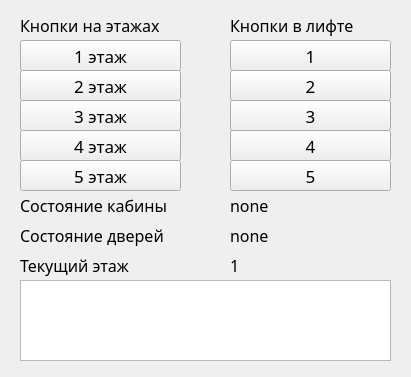
<?xml version="1.0" encoding="UTF-8"?>
<ui version="4.0">
 <class>MainWindow</class>
 <widget class="QMainWindow" name="MainWindow">
  <property name="geometry">
   <rect>
    <x>0</x>
    <y>0</y>
    <width>411</width>
    <height>377</height>
   </rect>
  </property>
  <property name="focusPolicy">
   <enum>Qt::NoFocus</enum>
  </property>
  <property name="contextMenuPolicy">
   <enum>Qt::NoContextMenu</enum>
  </property>
  <property name="windowTitle">
   <string>MainWindow</string>
  </property>
  <property name="tabShape">
   <enum>QTabWidget::Rounded</enum>
  </property>
  <widget class="QWidget" name="centralWidget">
   <property name="font">
    <font>
     <stylestrategy>PreferDefault</stylestrategy>
    </font>
   </property>
   <widget class="QPushButton" name="button_cabin_1">
    <property name="geometry">
     <rect>
      <x>20</x>
      <y>40</y>
      <width>161</width>
      <height>31</height>
     </rect>
    </property>
    <property name="font">
     <font>
      <family>asinastra</family>
      <pointsize>13</pointsize>
      <stylestrategy>PreferDefault</stylestrategy>
     </font>
    </property>
    <property name="text">
     <string>1 этаж</string>
    </property>
   </widget>
   <widget class="QPushButton" name="button_cabin_2">
    <property name="geometry">
     <rect>
      <x>20</x>
      <y>70</y>
      <width>161</width>
      <height>31</height>
     </rect>
    </property>
    <property name="font">
     <font>
      <family>asinastra</family>
      <pointsize>13</pointsize>
      <stylestrategy>PreferDefault</stylestrategy>
     </font>
    </property>
    <property name="text">
     <string>2 этаж</string>
    </property>
   </widget>
   <widget class="QPushButton" name="button_cabin_3">
    <property name="geometry">
     <rect>
      <x>20</x>
      <y>100</y>
      <width>161</width>
      <height>31</height>
     </rect>
    </property>
    <property name="font">
     <font>
      <family>asinastra</family>
      <pointsize>13</pointsize>
      <stylestrategy>PreferDefault</stylestrategy>
     </font>
    </property>
    <property name="text">
     <string>3 этаж</string>
    </property>
   </widget>
   <widget class="QPushButton" name="button_cabin_4">
    <property name="geometry">
     <rect>
      <x>20</x>
      <y>130</y>
      <width>161</width>
      <height>31</height>
     </rect>
    </property>
    <property name="font">
     <font>
      <family>asinastra</family>
      <pointsize>13</pointsize>
      <stylestrategy>PreferDefault</stylestrategy>
     </font>
    </property>
    <property name="text">
     <string>4 этаж</string>
    </property>
   </widget>
   <widget class="QPushButton" name="button_cabin_5">
    <property name="geometry">
     <rect>
      <x>20</x>
      <y>160</y>
      <width>161</width>
      <height>31</height>
     </rect>
    </property>
    <property name="font">
     <font>
      <family>asinastra</family>
      <pointsize>13</pointsize>
      <stylestrategy>PreferDefault</stylestrategy>
     </font>
    </property>
    <property name="text">
     <string>5 этаж</string>
    </property>
   </widget>
   <widget class="QPushButton" name="button_floor_1">
    <property name="geometry">
     <rect>
      <x>230</x>
      <y>40</y>
      <width>161</width>
      <height>31</height>
     </rect>
    </property>
    <property name="font">
     <font>
      <family>asinastra</family>
      <pointsize>13</pointsize>
      <stylestrategy>PreferDefault</stylestrategy>
     </font>
    </property>
    <property name="text">
     <string>1</string>
    </property>
   </widget>
   <widget class="QPushButton" name="button_floor_2">
    <property name="geometry">
     <rect>
      <x>230</x>
      <y>70</y>
      <width>161</width>
      <height>31</height>
     </rect>
    </property>
    <property name="font">
     <font>
      <family>asinastra</family>
      <pointsize>13</pointsize>
      <stylestrategy>PreferDefault</stylestrategy>
     </font>
    </property>
    <property name="text">
     <string>2</string>
    </property>
   </widget>
   <widget class="QPushButton" name="button_floor_5">
    <property name="geometry">
     <rect>
      <x>230</x>
      <y>160</y>
      <width>161</width>
      <height>31</height>
     </rect>
    </property>
    <property name="font">
     <font>
      <family>asinastra</family>
      <pointsize>13</pointsize>
      <stylestrategy>PreferDefault</stylestrategy>
     </font>
    </property>
    <property name="text">
     <string>5</string>
    </property>
   </widget>
   <widget class="QPushButton" name="button_floor_3">
    <property name="geometry">
     <rect>
      <x>230</x>
      <y>100</y>
      <width>161</width>
      <height>31</height>
     </rect>
    </property>
    <property name="font">
     <font>
      <family>asinastra</family>
      <pointsize>13</pointsize>
      <stylestrategy>PreferDefault</stylestrategy>
     </font>
    </property>
    <property name="text">
     <string>3</string>
    </property>
   </widget>
   <widget class="QPushButton" name="button_floor_4">
    <property name="geometry">
     <rect>
      <x>230</x>
      <y>130</y>
      <width>161</width>
      <height>31</height>
     </rect>
    </property>
    <property name="font">
     <font>
      <family>asinastra</family>
      <pointsize>13</pointsize>
      <stylestrategy>PreferDefault</stylestrategy>
     </font>
    </property>
    <property name="text">
     <string>4</string>
    </property>
   </widget>
   <widget class="QLabel" name="label">
    <property name="geometry">
     <rect>
      <x>20</x>
      <y>10</y>
      <width>161</width>
      <height>31</height>
     </rect>
    </property>
    <property name="font">
     <font>
      <family>asinastra</family>
      <pointsize>12</pointsize>
      <stylestrategy>PreferDefault</stylestrategy>
     </font>
    </property>
    <property name="text">
     <string>Кнопки на этажах</string>
    </property>
   </widget>
   <widget class="QLabel" name="label_2">
    <property name="geometry">
     <rect>
      <x>230</x>
      <y>10</y>
      <width>161</width>
      <height>31</height>
     </rect>
    </property>
    <property name="font">
     <font>
      <family>asinastra</family>
      <pointsize>12</pointsize>
      <stylestrategy>PreferDefault</stylestrategy>
     </font>
    </property>
    <property name="text">
     <string>Кнопки в лифте</string>
    </property>
   </widget>
   <widget class="QLabel" name="label_3">
    <property name="geometry">
     <rect>
      <x>20</x>
      <y>190</y>
      <width>161</width>
      <height>31</height>
     </rect>
    </property>
    <property name="font">
     <font>
      <family>asinastra</family>
      <pointsize>12</pointsize>
      <stylestrategy>PreferDefault</stylestrategy>
     </font>
    </property>
    <property name="text">
     <string>Состояние кабины</string>
    </property>
   </widget>
   <widget class="QLabel" name="label_4">
    <property name="geometry">
     <rect>
      <x>20</x>
      <y>220</y>
      <width>161</width>
      <height>31</height>
     </rect>
    </property>
    <property name="font">
     <font>
      <family>asinastra</family>
      <pointsize>12</pointsize>
      <stylestrategy>PreferDefault</stylestrategy>
     </font>
    </property>
    <property name="text">
     <string>Состояние дверей</string>
    </property>
   </widget>
   <widget class="QLabel" name="label_5">
    <property name="geometry">
     <rect>
      <x>230</x>
      <y>190</y>
      <width>161</width>
      <height>31</height>
     </rect>
    </property>
    <property name="font">
     <font>
      <family>asinastra</family>
      <pointsize>12</pointsize>
      <stylestrategy>PreferDefault</stylestrategy>
     </font>
    </property>
    <property name="text">
     <string>none</string>
    </property>
   </widget>
   <widget class="QLabel" name="label_6">
    <property name="geometry">
     <rect>
      <x>230</x>
      <y>220</y>
      <width>161</width>
      <height>31</height>
     </rect>
    </property>
    <property name="font">
     <font>
      <family>asinastra</family>
      <pointsize>12</pointsize>
      <stylestrategy>PreferDefault</stylestrategy>
     </font>
    </property>
    <property name="text">
     <string>none</string>
    </property>
   </widget>
   <widget class="QLabel" name="label_7">
    <property name="geometry">
     <rect>
      <x>20</x>
      <y>250</y>
      <width>161</width>
      <height>31</height>
     </rect>
    </property>
    <property name="font">
     <font>
      <family>asinastra</family>
      <pointsize>12</pointsize>
      <stylestrategy>PreferDefault</stylestrategy>
     </font>
    </property>
    <property name="text">
     <string>Текущий этаж</string>
    </property>
   </widget>
   <widget class="QLabel" name="label_8">
    <property name="geometry">
     <rect>
      <x>230</x>
      <y>250</y>
      <width>161</width>
      <height>31</height>
     </rect>
    </property>
    <property name="font">
     <font>
      <family>asinastra</family>
      <pointsize>12</pointsize>
      <stylestrategy>PreferDefault</stylestrategy>
     </font>
    </property>
    <property name="text">
     <string>1</string>
    </property>
   </widget>
   <widget class="QTextEdit" name="textEdit">
    <property name="geometry">
     <rect>
      <x>20</x>
      <y>280</y>
      <width>371</width>
      <height>81</height>
     </rect>
    </property>
    <property name="font">
     <font>
      <family>asinastra</family>
      <pointsize>10</pointsize>
      <stylestrategy>PreferDefault</stylestrategy>
     </font>
    </property>
   </widget>
  </widget>
 </widget>
 <layoutdefault spacing="6" margin="11"/>
 <resources/>
 <connections/>
</ui>
